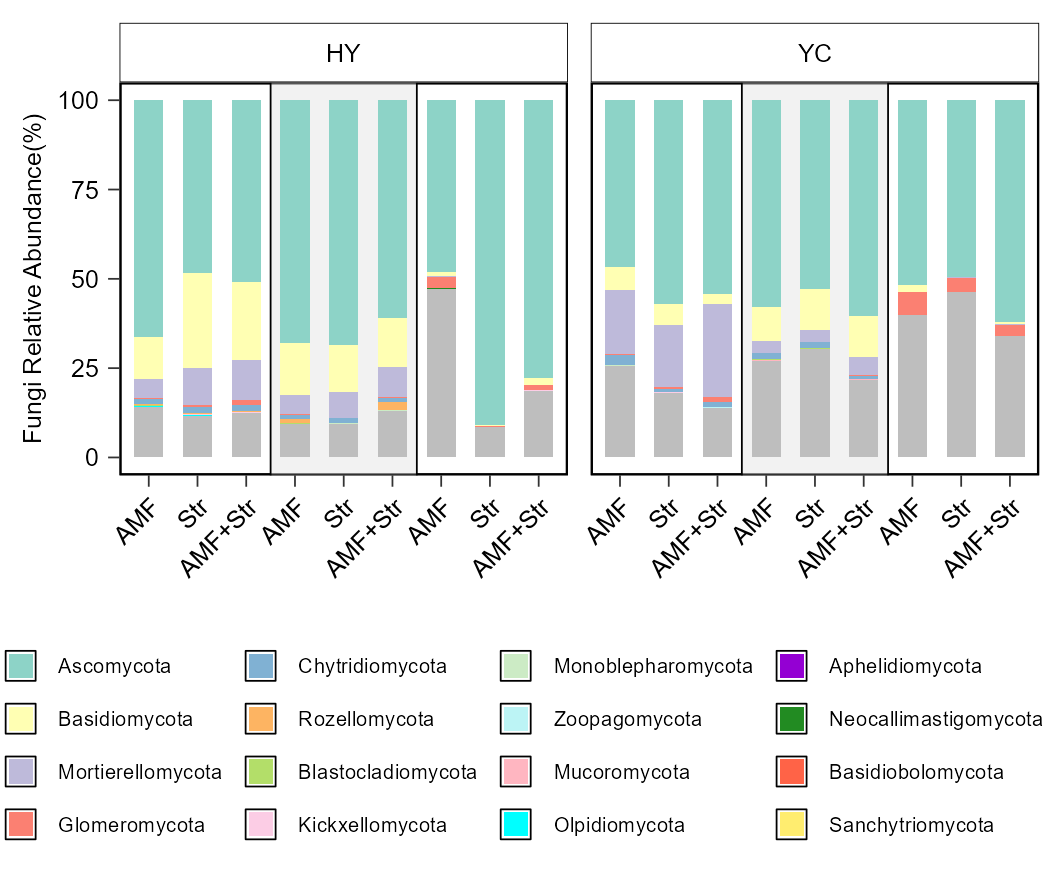

Recreate this plot in R.
# =============================================================================
# Fig.2B: Fungal phylum relative abundance (3 niches x HY/YC)
# =============================================================================
library(dplyr)
library(reshape2)
library(ggplot2)

set.seed(123)

out_root <- "C:/Users/ADMIN/Desktop/Co-inoculation/Fig.2"
dir.create(out_root, showWarnings = FALSE, recursive = TRUE)
setwd(out_root)

# ---------- 1. Fixed color mapping ----------
phylum_colors <- c(
  "Ascomycota"                   = "#8dd3c7",
  "Basidiomycota"                = "#ffffb3",
  "Mortierellomycota"            = "#bebada",
  "Glomeromycota"                = "#fb8072",
  "Chytridiomycota"              = "#80b1d3",
  "Rozellomycota"                = "#fdb462",
  "Blastocladiomycota"           = "#b3de69",
  "Kickxellomycota"              = "#fccde5",
  "Monoblepharomycota"           = "#ccebc5",
  "Zoopagomycota"                = "#bcf4f5",
  "Mucoromycota"                 = "#ffb6c1",
  "Olpidiomycota"                = "#00ffff",
  "Aphelidiomycota"              = "#9400d3",
  "Neocallimastigomycota"        = "#228B22",
  "Basidiobolomycota"            = "#FF6347",
  "Sanchytriomycota"             = "#ffed6f",
  "Entomophthoromycota"          = "#00FF7F",
  "Calcarisporiellomycota"       = "#EEE8AA",
  "Entorrhizomycota"             = "#4682B4",
  "Others"                       = "gray"
)

# ---------- 2. Data loading ----------
otu <- read.csv("data/FUN_Relative.csv", header = TRUE)
tax <- read.csv("data/FUN_Tax.csv", header = TRUE)
group <- read.csv("data/group.csv", header = TRUE)

group <- group[!grepl("Ctrl", group$Treatment), ]
group <- group[!grepl("Subsoil|Bottom soil", group$Niche), ]
otu <- otu[c("X", group$Sample)]

df <- otu
df_rel <- df
df_rel[, 2:ncol(df)] <- 100 * df[, 2:ncol(df)] / colSums(df[, 2:ncol(df)])
otu <- df_rel

# ---------- 3. Summarize by phylum ----------
Order <- merge(otu, tax[c("X","Phylum")], by = "X")
rownames(Order) <- Order$X
Order$X <- NULL

sum_Order <- group_by(Order, Phylum) %>%
  summarise_all(sum)
sum_Order$Phylum[is.na(sum_Order$Phylum) | sum_Order$Phylum == ""] <- "Others"
sum_Order$Phylum[sum_Order$Phylum == "Fungi_phy_Incertae_sedis"] <- "Others"

sum_Order$row_sum <- rowSums(sum_Order[, -1], na.rm = TRUE)
sorted_data <- sum_Order[order(-sum_Order$row_sum), ]
sorted_data$row_sum <- NULL

Ord_20 <- sorted_data[c(1:21), ]
Ord_20 <- subset(Ord_20, Ord_20$Phylum != "Others")
name_20 <- Ord_20$Phylum

Ord_other <- subset(sorted_data, !grepl(paste(name_20, collapse = "|"), Phylum))
Ord_other <- colSums(Ord_other[2:ncol(Ord_other)])
Ord_other <- c("Others", Ord_other)

Ord_20_other <- rbind(Ord_20, Ord_other)
Ord_21_name <- Ord_20_other$Phylum

# ---------- 4. Extract colors ----------
CS_cols <- phylum_colors[Ord_21_name]
CS_cols[is.na(CS_cols)] <- "gray"
names(CS_cols) <- Ord_21_name

# ---------- 5. Convert to long format ----------
Ord_long <- melt(Ord_20_other, id.vars = "Phylum", variable.name = "Sample", value.name = "Value")
Ord_long_group <- merge(Ord_long, group, by = "Sample")

Ord_long_group$Treatment <- factor(Ord_long_group$Treatment, levels = c("AMF","Str","AMF+Str"))
Ord_long_group$Niche <- factor(Ord_long_group$Niche, levels = c("Topsoil","Rhizosphere","Endosphere"))
Ord_long_group$Site <- factor(Ord_long_group$Site, levels = c("HY","YC"))
Ord_long_group$Phylum <- factor(Ord_long_group$Phylum, levels = Ord_21_name)
Ord_long_group$Value <- as.numeric(Ord_long_group$Value)

Ord_long_group <- Ord_long_group %>%
  mutate(
    Niche_short = case_when(
      Niche == "Topsoil"    ~ "Top",
      Niche == "Rhizosphere"~ "Rhi",
      Niche == "Endosphere" ~ "End"
    ),
    Treatment_Niche = paste(Niche_short, Treatment, sep = "_")
  )

treatment_niche_order <- c("Top_AMF", "Top_Str", "Top_AMF+Str",
                           "Rhi_AMF", "Rhi_Str", "Rhi_AMF+Str",
                           "End_AMF", "End_Str", "End_AMF+Str")
Ord_long_group$Treatment_Niche <- factor(Ord_long_group$Treatment_Niche, levels = treatment_niche_order)

# ---------- 6. Plot ----------
p <- ggplot(Ord_long_group, aes(x = Treatment_Niche, y = Value/4, fill = Phylum)) +
  annotate("rect", xmin = 3.5, xmax = 6.5, ymin = -Inf, ymax = Inf,
           fill = "grey90", alpha = 0.5) +
  geom_vline(xintercept = 3.5, linetype = "solid", color = "black", linewidth = 0.2) +
  geom_vline(xintercept = 6.5, linetype = "solid", color = "black", linewidth = 0.2) +
  geom_col(position = "stack", width = 0.6) +
  facet_grid(~Site, scales = "free_x") +
  scale_fill_manual(values = CS_cols) +
  scale_x_discrete(labels = rep(c("AMF", "Str", "AMF+Str"), times = 3)) +
  labs(x = NULL, y = 'Fungi Relative Abundance(%)') +
  theme(
    panel.grid = element_blank(),
    panel.background = element_rect(color = 'black', fill = 'transparent'),
    panel.border = element_rect(color = "black", fill = NA, linewidth = 0.2),
    axis.ticks = element_line(linewidth = 0.2),
    strip.background = element_rect(fill = "white", color = "black", size = 0.2),
    strip.text = element_text(family = "sans", size = 6, colour = "black"),
    axis.text = element_text(family = "sans", size = 6, colour = "black"),
    axis.title = element_text(family = "sans", size = 6, colour = "black"),
    legend.text = element_text(family = "sans", size = 5, face = "plain", colour = "black"),
    legend.position = "bottom",
    legend.key.size = unit(0.5, "lines"),
    legend.key = element_rect(fill = NA, linewidth = 0.2),
    axis.text.x = element_text(angle = 45, hjust = 1, vjust = 1)
  )

ggsave(file.path(out_root, "Fig.2B_fungi_phylum.pdf"), p, width = 90, height = 75, units = "mm")
ggsave(file.path(out_root, "Fig.2B_fungi_phylum.png"), p, width = 90, height = 75, units = "mm", dpi = 300)
cat("Fig.2B saved\n")
